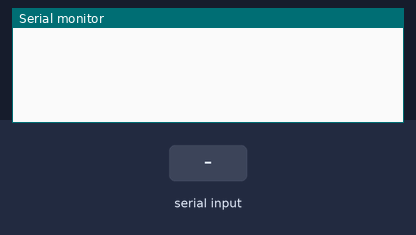
This sketch was run on a simulated Arduino Uno, built with avr-gcc and run on an emulated ATmega328P. Shown: the last lines printed to the serial monitor. The test bench sets the inputs (shaded band).

Above: at 1.2 s.
1.3 s: "{\n" received over Serial
At 2.4 s:
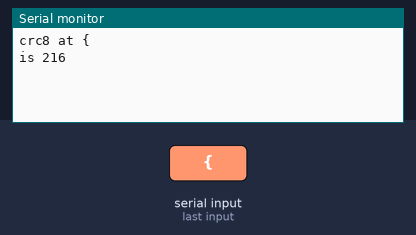
2.8 s: "{\n" received over Serial
At 3.6 s:
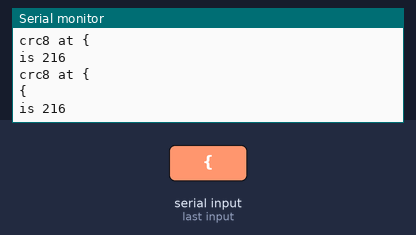

The sketch:

crc8.ino
```cpp
// works at {"t":22.3}148# - 65, like espruino
uint8_t input[20];
String  inputString = "";
boolean stringComplete = false;
boolean startInput = false;
uint8_t next;
uint8_t total;

// static const uint8_t PROGMEM crc_table[] = {
static const uint8_t crc_table[] = {
    0x00,0x5e,0xbc,0xE2,0x61,0x3F,0xDD,0x83,
    0xC2,0x9C,0x7E,0x20,0xA3,0xFD,0x1F,0x41,
    0x9D,0xC3,0x21,0x7F,0xFC,0xA2,0x40,0x1E,
    0x5F,0x01,0xE3,0xBD,0x3E,0x60,0x82,0xDC,
    0x23,0x7D,0x9F,0xC1,0x42,0x1C,0xFE,0xA0,
    0xE1,0xBF,0x5D,0x03,0x80,0xDE,0x3C,0x62,
    0xBE,0xE0,0x02,0x5C,0xDF,0x81,0x63,0x3D,
    0x7C,0x22,0xC0,0x9E,0x1D,0x43,0xA1,0xFF,
    0x46,0x18,0xFA,0xA4,0x27,0x79,0x9B,0xC5,
    0x84,0xDA,0x38,0x66,0xE5,0xBB,0x59,0x07,
    0xDB,0x85,0x67,0x39,0xBA,0xE4,0x06,0x58,
    0x19,0x47,0xA5,0xFB,0x78,0x26,0xC4,0x9A,
    0x65,0x3B,0xD9,0x87,0x04,0x5A,0xB8,0xE6,
    0xA7,0xF9,0x1B,0x45,0xC6,0x98,0x7A,0x24,
    0xF8,0xA6,0x44,0x1A,0x99,0xC7,0x25,0x7B,
    0x3A,0x64,0x86,0xD8,0x5B,0x05,0xE7,0xB9,
    0x8C,0xD2,0x30,0x6E,0xED,0xB3,0x51,0x0F,
    0x4E,0x10,0xF2,0xAC,0x2F,0x71,0x93,0xCD,
    0x11,0x4F,0xAD,0xF3,0x70,0x2E,0xCC,0x92,
    0xD3,0x8D,0x6F,0x31,0xB2,0xEC,0x0E,0x50,
    0xAF,0xF1,0x13,0x4D,0xCE,0x90,0x72,0x2C,
    0x6D,0x33,0xD1,0x8F,0x0C,0x52,0xB0,0xEE,
    0x32,0x6C,0x8E,0xD0,0x53,0x0D,0xEF,0xB1,
    0xF0,0xAE,0x4C,0x12,0x91,0xCF,0x2D,0x73,
    0xCA,0x94,0x76,0x28,0xAB,0xF5,0x17,0x49,
    0x08,0x56,0xB4,0xEA,0x69,0x37,0xD5,0x8B,
    0x57,0x09,0xEB,0xB5,0x36,0x68,0x8A,0xD4,
    0x95,0xCB,0x29,0x77,0xF4,0xAA,0x48,0x16,
    0xE9,0xB7,0x55,0x0B,0x88,0xD6,0x34,0x6A,
    0x2B,0x75,0x97,0xC9,0x4A,0x14,0xF6,0xA8,
    0x74,0x2A,0xC8,0x96,0x15,0x4B,0xA9,0xF7,
    0xB6,0xE8,0x0A,0x54,0xD7,0x89,0x6B,0x35
};

uint8_t crc8(uint8_t *addr, uint8_t len){
  uint8_t crc = 0;
  while(len--){
     crc = crc_table[*addr++ ^ crc];
  }
 return crc;
}


void setup() {
  Serial.begin(9600);
 }

void loop() {
  if (stringComplete) {
    uint8_t a = crc8(input, total);
    Serial.print("crc8 at ");
    Serial.print(inputString);
    Serial.print("is ");
    Serial.println(a);
    stringComplete = false;
  }
}

void serialEvent() {
  while (Serial.available()) {
    char inChar = (char)Serial.read();
    if((inChar == '{')&&(startInput == false)){
      startInput = true;
    }
    if(startInput){
      input[next] = inChar;
      inputString += inChar;
      next++;
      if (inChar == '\n') {
        total = next - 1;
        stringComplete = true;
        next = 0;
        startInput = false;
      }
      if(next > 19) {
        next = 0;
        startInput = false;
      }
    }
  }
}
```

Measured:
- after the input at 1.3 s, the serial monitor: prints a new line at once (image 1)
- after the input at 2.8 s, the serial monitor: prints a new line at once (image 2)
